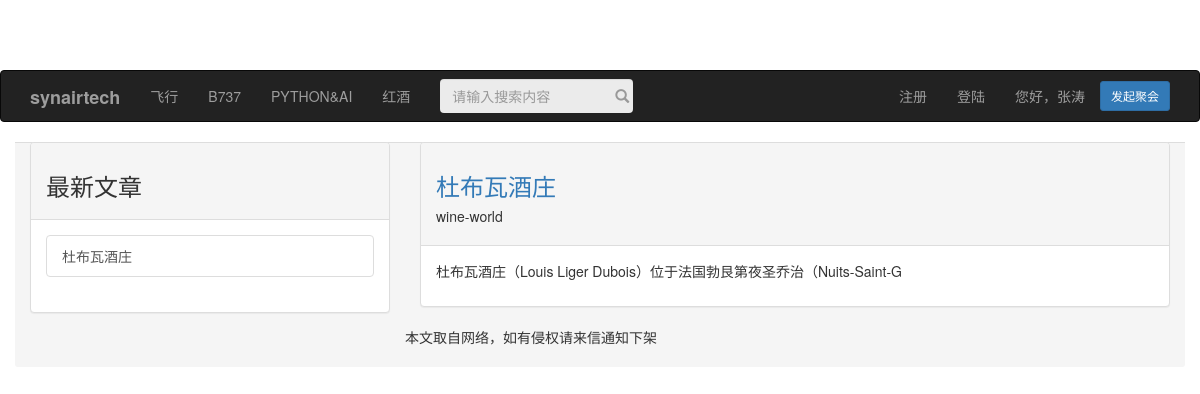
/redwine/, run on the app's committed database.
### myapp/models.py (models this page shows, shortened)
class Post(models.Model):
    title=models.CharField(max_length=200)
    title_web=models.URLField(max_length=200)
    title_body=models.TextField()
    title_auther=models.CharField(max_length=20)
    title_num=models.CharField(max_length=1000)
    title_date=models.DateTimeField(default=timezone.now)
    title_item=models.CharField(max_length=50)
    class Meta:
        ordering=('-title_date',)

### myapp/views.py (the view)
# urls.py: url(r'^redwine/$',RedWine),
def RedWine(request):
    posts = Post.objects.filter(title_item='redwine')
    return render(request,'redwine.html',{"posts":posts})

### templates/redwine.html (shortened to what this page needs)
{% extends 'base.html' %}
{% block sidemessage %}
    <div class="panel-body">
        {% for post in posts %}
            <div class="list-group">
                <a href="{{ post.title_web }}" class="list-group-item">{{ post.title }}</a>
            </div>
        {% endfor %}
    </div>
{% endblock %}
{% block headmessage %}
    {% for post in posts %}
        <div class="panel-heading">
            <a href="{{ post.title_web }}"><h3>{{ post.title }}</h3></a><h5>{{ post.title_auther }}</h5>
        </div>
        <div class="panel-body">
            <p>{{ post.title_body | truncatechars:50}}</p>
        </div>
    {% endfor %}
{% endblock %}

### data on the page
Post: title "杜布瓦酒庄", title_auther "wine-world", title_body "杜布瓦酒庄（Louis Liger Dubois）位于法国勃艮第夜圣乔治（Nuits-Saint-G"
